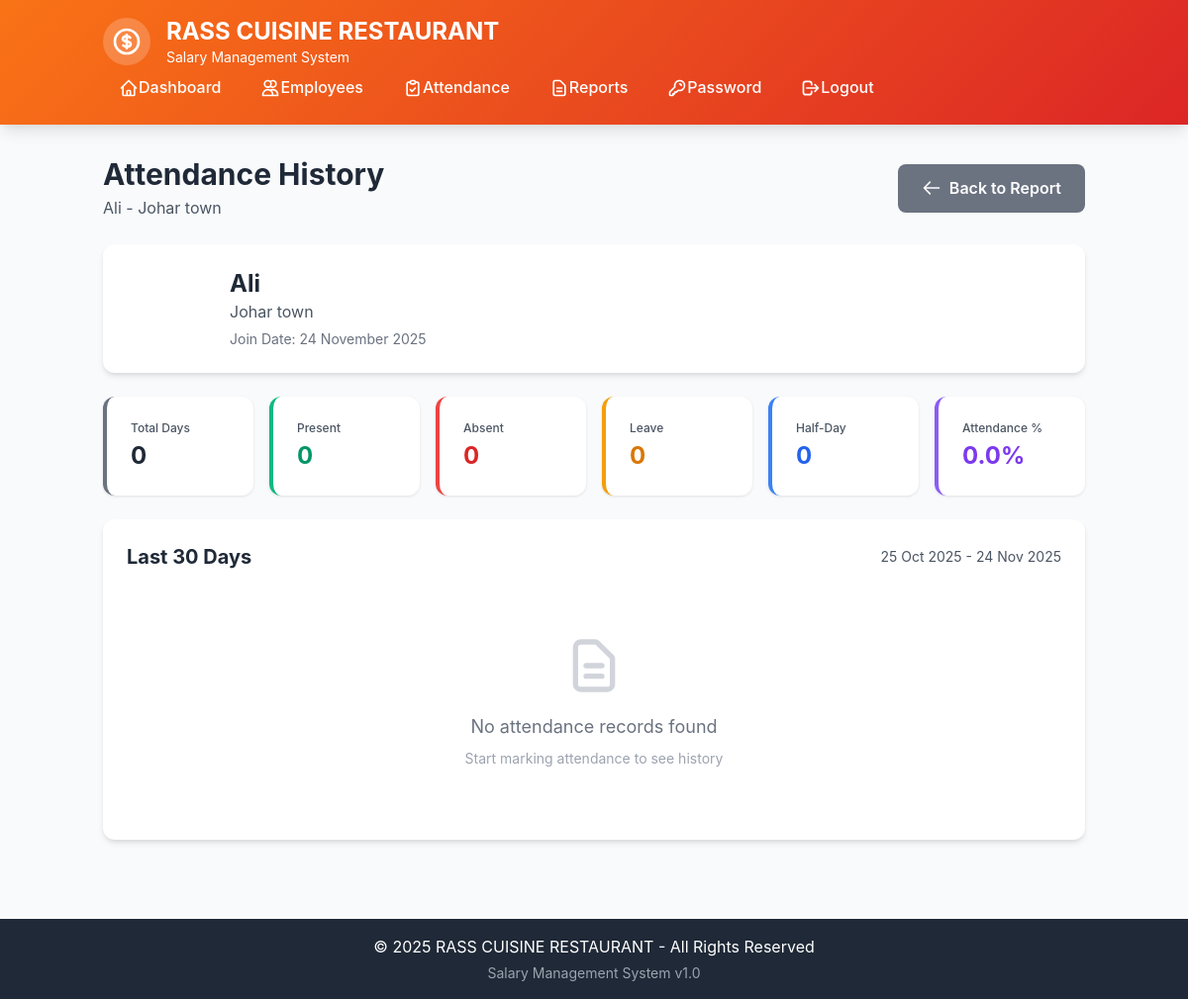
Page /attendance/employee/1 (signed in) on the committed database.
### app.py (models this page shows)
class Employee(db.Model):
    id = db.Column(db.Integer, primary_key=True)
    name = db.Column(db.String(100), nullable=False)
    designation = db.Column(db.String(100), nullable=False)
    salary = db.Column(db.Float, nullable=False)
    join_date = db.Column(db.Date, nullable=False)
    salary_payment_date = db.Column(db.Date, nullable=True)
    total_withdrawn = db.Column(db.Float, default=0)
    created_at = db.Column(db.DateTime, default=datetime.utcnow)
    updated_at = db.Column(db.DateTime, default=datetime.utcnow, onupdate=datetime.utcnow, nullable=True)
    transactions = db.relationship('Transaction', backref='employee', lazy=True, cascade='all, delete-orphan')
    attendance_records = db.relationship('Attendance', backref='employee_rel', lazy=True, cascade='all, delete-orphan')

### app.py (the view)
@app.route('/attendance/employee/<int:employee_id>')
@login_required
def employee_attendance_history(employee_id):
    employee = db.session.get(Employee, employee_id)
    if not employee:
        flash('Employee not found', 'error')
        return redirect(url_for('employees'))
    today = get_pakistan_date()
    start_date = today - timedelta(days=30)
    records = Attendance.query.filter(
        Attendance.employee_id == employee_id,
        Attendance.date >= start_date,
        Attendance.date <= today
    ).order_by(Attendance.date.desc()).all()
    total_days = len(records)
    present_count = sum(1 for r in records if r.status == 'Present')
    absent_count = sum(1 for r in records if r.status == 'Absent')
    leave_count = sum(1 for r in records if r.status == 'Leave')
    half_day_count = sum(1 for r in records if r.status == 'Half-Day')
    stats = {
        'total': total_days,
        'present': present_count,
        'absent': absent_count,
        'leave': leave_count,
        'half_day': half_day_count,
        'attendance_percentage': (present_count / total_days * 100) if total_days > 0 else 0
    }
    return render_template('employee_attendance.html',
                           employee=employee,
                           records=records,
                           stats=stats,
                           start_date=start_date,
                           end_date=today)

### app.py (called while the page is built)
@login_manager.user_loader
def load_user(user_id):
    return db.session.get(User, int(user_id))

def get_pakistan_time():
    utc_now = datetime.now(timezone.utc)
    pakistan_time = utc_now.astimezone(PKT)
    return pakistan_time

def get_pakistan_date():
    return get_pakistan_time().date()

### templates/employee_attendance.html (shortened to what this page needs)
{% extends "base.html" %}
{% block content %}
<div class="container mx-auto px-4 py-8">
    <div class="flex items-center justify-between mb-6">
        <div>
            <h2 class="text-3xl font-bold text-gray-800">Attendance History</h2>
            <p class="text-gray-600 mt-1">{{ employee.name }} - {{ employee.designation }}</p>
        </div>
        <a href="{{ url_for('attendance_report') }}" class="btn-secondary">
            <svg xmlns="http://www.w3.org/2000/svg" class="h-5 w-5 inline mr-2" fill="none" viewBox="0 0 24 24" stroke="currentColor">
                <path stroke-linecap="round" stroke-linejoin="round" stroke-width="2" d="M10 19l-7-7m0 0l7-7m-7 7h18" />
            </svg>
            Back to Report
        </a>
    </div>
    <div class="bg-white rounded-xl shadow-md p-6 mb-6">
        <div class="flex items-center space-x-6">
            <div class="bg-gradient-to-r from-orange-500 to-red-500 text-white w-20 h-20 rounded-full flex items-center justify-center text-3xl font-bold">
            </div>
            <div class="flex-1">
                <h3 class="text-2xl font-bold text-gray-800">{{ employee.name }}</h3>
                <p class="text-gray-600">{{ employee.designation }}</p>
                <p class="text-sm text-gray-500 mt-1">Join Date: {{ employee.join_date.strftime('%d %B %Y') }}</p>
            </div>
        </div>
    </div>
    <div class="grid grid-cols-2 md:grid-cols-6 gap-4 mb-6">
        <div class="stat-card border-l-4 border-gray-500">
            <p class="text-gray-600 text-xs font-medium">Total Days</p>
            <h3 class="text-2xl font-bold text-gray-800 mt-1">{{ stats.total }}</h3>
        </div>
        <div class="stat-card border-l-4 border-green-500">
            <p class="text-gray-600 text-xs font-medium">Present</p>
            <h3 class="text-2xl font-bold text-green-600 mt-1">{{ stats.present }}</h3>
        </div>
        <div class="stat-card border-l-4 border-red-500">
            <p class="text-gray-600 text-xs font-medium">Absent</p>
            <h3 class="text-2xl font-bold text-red-600 mt-1">{{ stats.absent }}</h3>
        </div>
        <div class="stat-card border-l-4 border-yellow-500">
            <p class="text-gray-600 text-xs font-medium">Leave</p>
            <h3 class="text-2xl font-bold text-yellow-600 mt-1">{{ stats.leave }}</h3>
        </div>
        <div class="stat-card border-l-4 border-blue-500">
            <p class="text-gray-600 text-xs font-medium">Half-Day</p>
            <h3 class="text-2xl font-bold text-blue-600 mt-1">{{ stats.half_day }}</h3>
        </div>
        <div class="stat-card border-l-4 border-purple-500">
            <p class="text-gray-600 text-xs font-medium">Attendance %</p>
            <h3 class="text-2xl font-bold text-purple-600 mt-1">{{ "%.1f"|format(stats.attendance_percentage) }}%</h3>
        </div>
    </div>
    <div class="bg-white rounded-xl shadow-md p-6">
        <div class="flex items-center justify-between mb-4">
            <h3 class="text-xl font-bold text-gray-800">Last 30 Days</h3>
            <p class="text-sm text-gray-600">
                {{ start_date.strftime('%d %b %Y') }} - {{ end_date.strftime('%d %b %Y') }}
            </p>
        </div>
        {% if records %}
        <div class="overflow-x-auto">
            <table class="w-full">
                <thead>
                    <tr class="bg-gray-50 border-b-2 border-gray-200">
                        <th class="text-left py-3 px-4">Date</th>
                        <th class="text-left py-3 px-4">Status</th>
                        <th class="text-left py-3 px-4">Check In</th>
                        <th class="text-left py-3 px-4">Check Out</th>
                        <th class="text-left py-3 px-4">Hours</th>
                        <th class="text-left py-3 px-4">Notes</th>
                    </tr>
                </thead>
                <tbody>
                    {% for record in records %}
                    <tr class="border-b border-gray-100 hover:bg-gray-50
                        {% if record.status == 'Present' %}bg-green-50
                        {% elif record.status == 'Absent' %}bg-red-50
                        {% elif record.status == 'Leave' %}bg-yellow-50
                        {% elif record.status == 'Half-Day' %}bg-blue-50
                        {% endif %}">
                        <td class="py-3 px-4">
                            <div>
                                <p class="font-medium text-gray-800">{{ record.date.strftime('%d %b %Y') }}</p>
                                <p class="text-xs text-gray-500">{{ record.date.strftime('%A') }}</p>
                            </div>
                        </td>
                        <td class="py-3 px-4">
                            {% if record.status == 'Present' %}
                                <span class="px-3 py-1 bg-green-100 text-green-700 rounded-full text-sm font-semibold">
                                    ✅ Present
                                </span>
                            {% elif record.status == 'Absent' %}
                                <span class="px-3 py-1 bg-red-100 text-red-700 rounded-full text-sm font-semibold">
                                    ❌ Absent
                                </span>
                            {% elif record.status == 'Leave' %}
                                <span class="px-3 py-1 bg-yellow-100 text-yellow-700 rounded-full text-sm font-semibold">
                                    🏖️ Leave
                                </span>
                            {% elif record.status == 'Half-Day' %}
                                <span class="px-3 py-1 bg-blue-100 text-blue-700 rounded-full text-sm font-semibold">
                                    ⏰ Half-Day
                                </span>
                            {% endif %}
                        </td>
                        <td class="py-3 px-4">
                            {% if record.check_in_time %}
                                <span class="text-gray-800 font-medium">{{ record.check_in_time.strftime('%I:%M %p') }}</span>
                            {% else %}
                                <span class="text-gray-400">-</span>
                            {% endif %}
                        </td>
                        <td class="py-3 px-4">
                            {% if record.check_out_time %}
                                <span class="text-gray-800 font-medium">{{ record.check_out_time.strftime('%I:%M %p') }}</span>
                            {% else %}
                                <span class="text-gray-400">-</span>
                            {% endif %}
                        </td>
                        <td class="py-3 px-4">
                            {% if record.check_in_time and record.check_out_time %}
                                {% set hours = ((record.check_out_time.hour * 60 + record.check_out_time.minute) - (record.check_in_time.hour * 60 + record.check_in_time.minute)) / 60 %}
                                <span class="text-gray-800 font-medium">{{ "%.1f"|format(hours) }} hrs</span>
                            {% else %}
                                <span class="text-gray-400">-</span>
                            {% endif %}
                        </td>
                        <td class="py-3 px-4 text-gray-600 text-sm">
                            {{ record.notes if record.notes else '-' }}
                        </td>
                    </tr>
                    {% endfor %}
                </tbody>
            </table>
        </div>
        {% else %}
        <div class="text-center py-12">
            <p class="text-gray-500 text-lg">No attendance records found</p>
            <p class="text-gray-400 text-sm mt-2">Start marking attendance to see history</p>
        </div>
        {% endif %}
    </div>
</div>
{% endblock %}

### static/css/style.css (style rules this page uses)
:root { --primary-color: #f97316; --secondary-color: #dc2626; --success-color: #10b981; --warning-color: #f59e0b; --danger-color: #ef4444; --info-color: #3b82f6; --dark-color: #1f2937; --light-color: #f9fafb; }
* { margin: 0; padding: 0; box-sizing: border-box; }
body { font-family: 'Inter', -apple-system, BlinkMacSystemFont, 'Segoe UI', Roboto, 'Helvetica Neue', Arial, sans-serif; line-height: 1.6; }
.btn-secondary { display: inline-flex; align-items: center; justify-content: center; padding: 0.75rem 1.5rem; background-color: #6b7280; color: white; font-weight: 600; border: none; border-radius: 0.5rem; cursor: pointer; transition: all 0.3s ease; text-decoration: none; }
.stat-card { background: white; border-radius: 0.75rem; padding: 1.5rem; box-shadow: 0 1px 3px 0 rgba(0, 0, 0, 0.1); transition: all 0.3s ease; }

### rows in the picture
Employee: name "Ali", designation "Johar town", join_date "24 November 2025"

### other values in the picture
{{ stats.total }} "0"
{{ stats.present }} "0"
{{ stats.absent }} "0"
{{ stats.leave }} "0"
{{ stats.half_day }} "0"
{{ "%.1f"|format(stats.attendance_percentage) }} "0.0"
{{ start_date.strftime('%d %b %Y') }} "25 Oct 2025"
{{ end_date.strftime('%d %b %Y') }} "24 Nov 2025"
